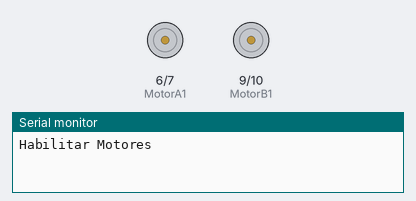
Simulated run of this sketch. Board: Arduino Uno, built with avr-gcc and run on an emulated ATmega328P. Parts: motor-driver pin pairs drawn as motors (green arrow = first pin HIGH = forward, orange = second pin HIGH = backward, longer = more drive, scaled by the enable pin), the last lines printed to the serial monitor.

Above: at 0.5 s.
At 2.5 s:
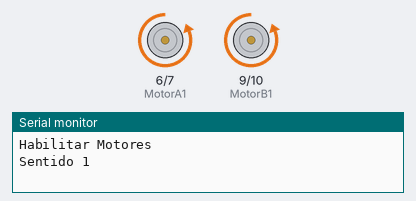
At 5.5 s:
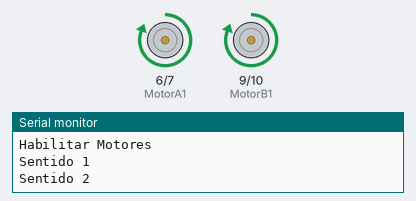
Timing chart, 0 to 13.0 s (numbered marks = the images above):
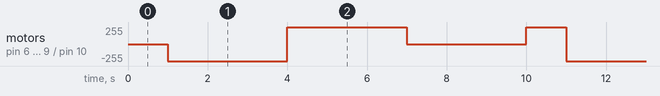

Measured:
- by itself, motor on pin 6 (MotorA1) / pin 7 (MotorA2), motor on pin 9 (MotorB1) / pin 10 (MotorB2): repeats every 10.0 s: forward 255/255 3.0 s, stopped 3.0 s, forward 255/255 1.0 s, backward 255/255 3.0 s

The sketch:

_17-puente-H-L293D.ino
```cpp
//Motor A
const int enableA = 5;
const int MotorA1 = 6;
const int MotorA2 = 7;
//Motor B
const int enableB = 8;
const int MotorB1 = 9;
const int MotorB2 = 10;

void setup() {
  Serial.begin (9600);
  pinMode(enableA, OUTPUT);
  pinMode(MotorA1, OUTPUT);
  pinMode(MotorA2, OUTPUT);
  pinMode(enableB, OUTPUT);
  pinMode(MotorB1, OUTPUT);
  pinMode(MotorB2, OUTPUT);
}

void loop() {
  Serial.println("Habilitar Motores");
  digitalWrite(enableA, HIGH);
  digitalWrite(enableB, HIGH);
  delay(1000);

  Serial.println("Sentido 1");
  digitalWrite(MotorA1, LOW);
  digitalWrite(MotorA2, HIGH);
  digitalWrite(MotorB1, LOW);
  digitalWrite(MotorB2, HIGH);
  delay(3000);

  Serial.println("Sentido 2");
  digitalWrite(MotorA1,HIGH);
  digitalWrite(MotorA2,LOW);
  digitalWrite(MotorB1,HIGH);
  digitalWrite(MotorB2,LOW);
  delay (3000);

  Serial.println("Para motores");
  digitalWrite(enableA, LOW);
  digitalWrite(enableB, LOW);
  delay (3000);
}
```
